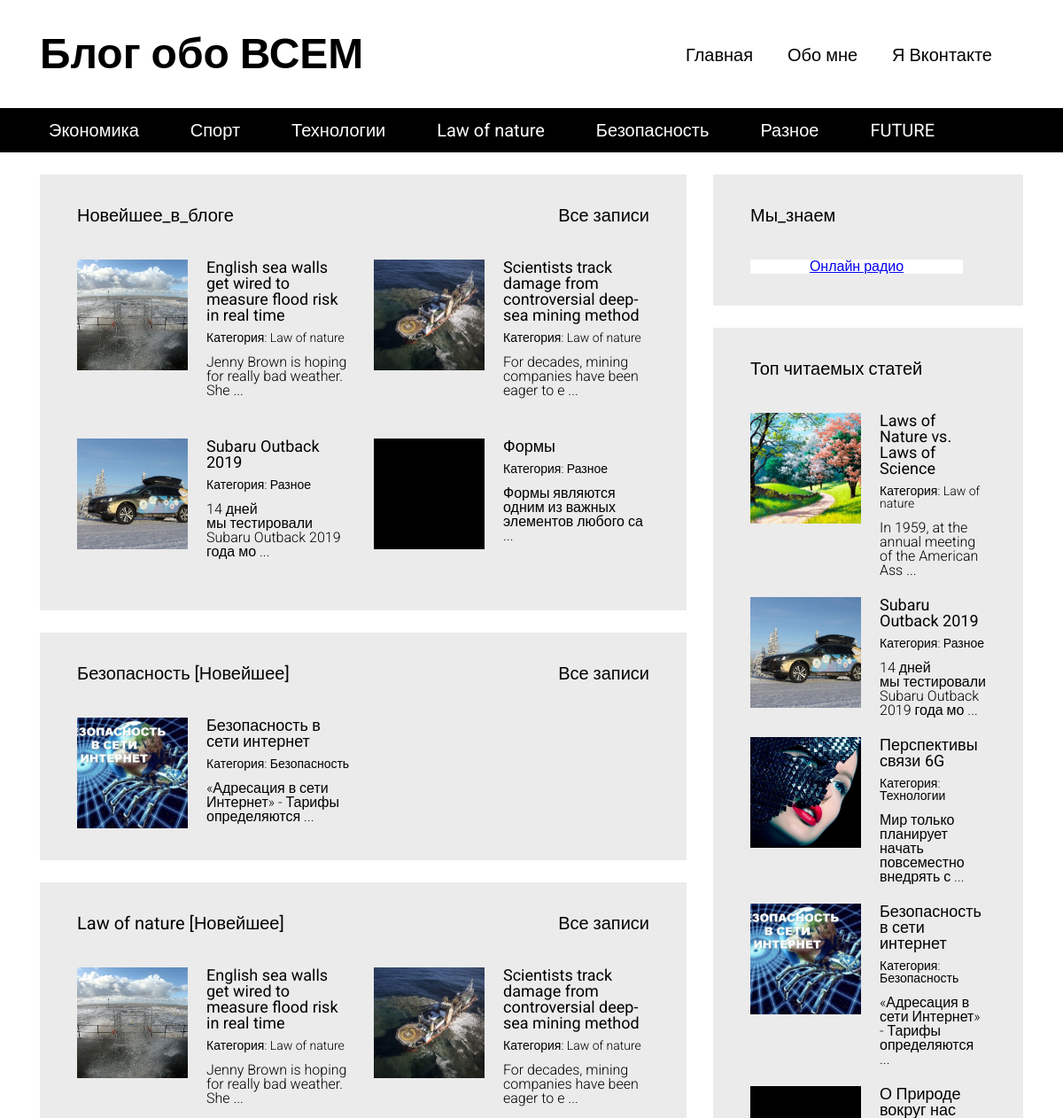
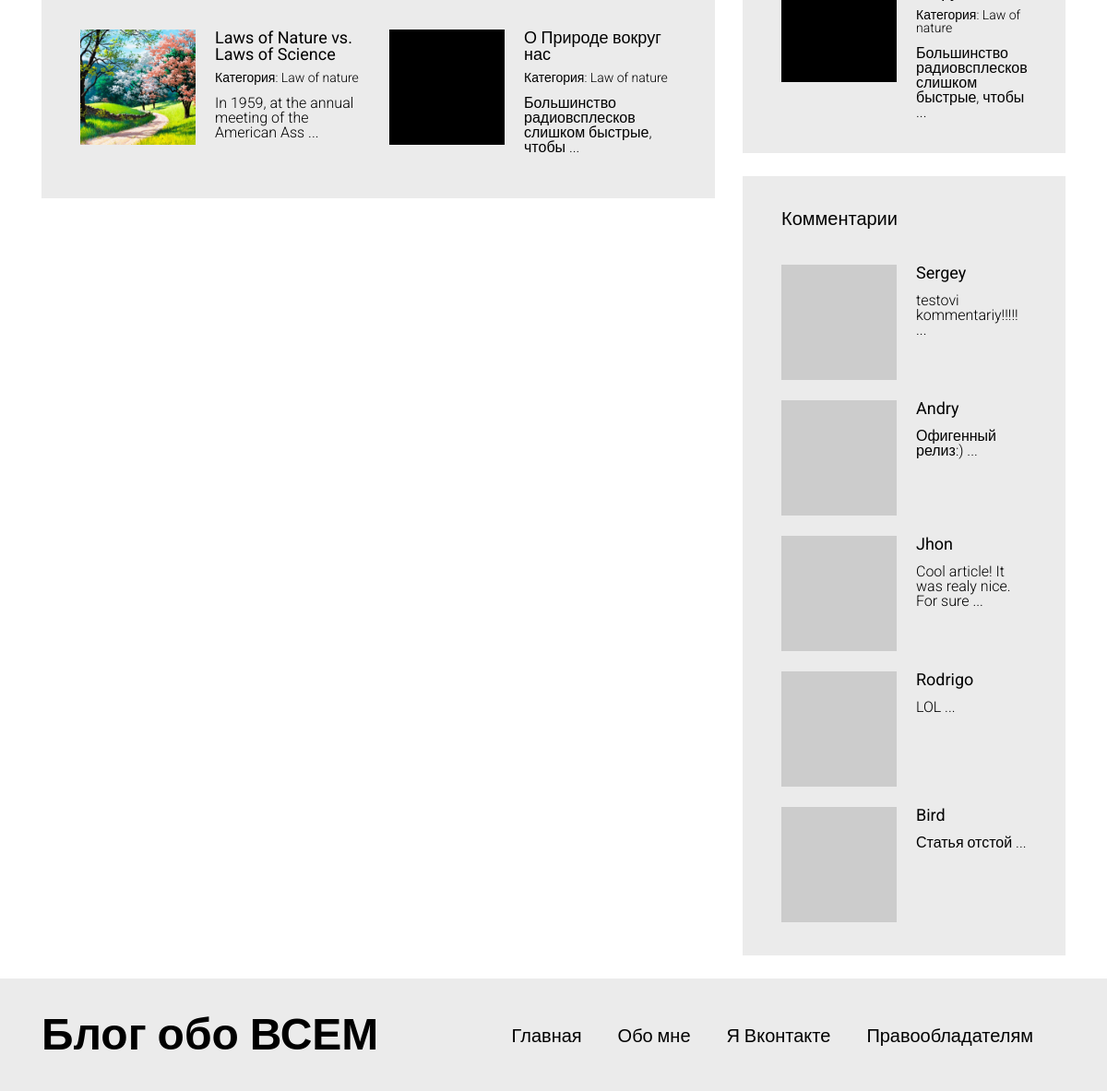
The page / on the database its author committed (2 pictures, top to bottom).
### tables this page shows
CREATE TABLE `articles_categories` (
  `id` int(11) NOT NULL,
  `title` varchar(100) NOT NULL
);

CREATE TABLE `articles` (
  `id` int(11) NOT NULL,
  `title` varchar(255) DEFAULT NULL,
  `image` varchar(40) NOT NULL,
  `text` text,
  `category_id` int(11) DEFAULT NULL,
  `pubdate` datetime NOT NULL DEFAULT CURRENT_TIMESTAMP,
  `views` int(11) NOT NULL DEFAULT '0'
);

CREATE TABLE `comments` (
  `id` int(11) NOT NULL,
  `author` varchar(100) NOT NULL,
  `nickname` varchar(100) NOT NULL,
  `email` varchar(255) NOT NULL,
  `text` text NOT NULL,
  `pubdate` datetime NOT NULL,
  `articles_id` int(11) NOT NULL
);

### includes/config.php (called while the page is built, shortened)
<?php
$config = array(
	'title' => 'Блог обо ВСЕМ',
	'vk_url' => 'http://vk.com',
	'db' => array(
		'server' => 'localhost',
		'username' => 'root',
		'password' => '',
		'name' => 'blog_db'
	)
);

### index.php (the view, shortened to what this page needs)
<?php
require "includes/config.php";
?>
<!DOCTYPE html>
<html lang="en">
<head>
  <link rel="stylesheet" type="text/css" href="/media/assets/bootstrap-grid-only/css/grid12.css">
  <link rel="stylesheet" type="text/css" href="/media/css/style.css">
</head>
<body>
  <div id="wrapper">
   <?php include "includes/header.php"; ?>
    <div id="content">
      <div class="container">
        <div class="row">
          <section class="content__left col-md-8">
            <div class="block">
              <a href="/articles.php">Все записи</a>
              <h3>Новейшее_в_блоге</h3>
              <div class="block__content">
                <div class="articles articles__horizontal">
                  <?php
                    $articles = mysqli_query($connection, "SELECT * FROM `articles` ORDER BY `id` DESC LIMIT 4" );
                     while ($art = mysqli_fetch_assoc($articles))
                     {
                      ?>
                      <article class="article">
                        <div class="article__image" style="background-image: url(/static/images/<?php echo $art['image']; ?>);"></div>
                        <div class="article__info">
                          <a href="/article.php?id=<?php echo $art['id']; ?> "><?php echo $art['title']; ?></a>
                              <?php
                                $art_cat = false;
                                foreach ($categories as $cat) {
                                  if ($cat['id'] == $art['category_id'])
                                  {
                                    $art_cat = $cat;
                                    break;
                                  }
                                }
                              ?>
                            <div class="article__info__meta">
                              <small>Категория: <a href="articles.php?category=<?php echo $art_cat['id']; ?>"><?php echo $art_cat['title']; ?></a></small>
                            </div>
                             <div class="article__info__preview"><?php echo mb_substr(strip_tags($art['text']), 0, 50, 'utf-8'). ' ...'; ?></div>
                        </div>
                  </article>
                      <?php
                    }
                  ?>
                </div>
              </div>
            </div>
            <div class="block">
              <a href="/articles.php?category=6">Все записи</a>
              <h3>Безопасность [Новейшее]</h3>
              <div class="block__content">
                <div class="articles articles__horizontal">
                   <?php
                    $articles = mysqli_query($connection, "SELECT * FROM `articles` WHERE `category_id` = 6 ORDER BY `id` DESC LIMIT 4" );
                     while ($art = mysqli_fetch_assoc($articles))
                     {
                      ?>
                      <article class="article">
                        <div class="article__image" style="background-image: url(/static/images/<?php echo $art['image']; ?>);"></div>
                        <div class="article__info">
                          <a href="/article.php?id=<?php echo $art['id']; ?> "><?php echo $art['title']; ?></a>
                              <?php
                                $art_cat = false;
                                foreach ($categories as $cat) {
                                  if ($cat['id'] == $art['category_id'])
                                  {
                                    $art_cat = $cat;
                                    break;
                                  }
                                }
                              ?>
                            <div class="article__info__meta">
                              <small>Категория: <a href="articles.php?category=<?php echo $art_cat['id']; ?>"><?php echo $art_cat['title']; ?></a></small>
                            </div>
                             <div class="article__info__preview"><?php echo mb_substr(strip_tags($art['text']), 0, 50, 'utf-8'). ' ...'; ?></div>
                        </div>
                  </article>
                      <?php
                    }
                  ?>
                </div>
              </div>
            </div>
            <div class="block">
              <a href="/articles.php?category=5">Все записи</a>
              <h3>Law of nature [Новейшее]</h3>
              <div class="block__content">
                <div class="articles articles__horizontal">
                   <?php
                    $articles = mysqli_query($connection, "SELECT * FROM `articles` WHERE `category_id` = 5 ORDER BY `id` DESC LIMIT 4" );
                     while ($art = mysqli_fetch_assoc($articles))
                     {
                      ?>
                      <article class="article">
                        <div class="article__image" style="background-image: url(/static/images/<?php echo $art['image']; ?>);"></div>
                        <div class="article__info">
                          <a href="/article.php?id=<?php echo $art['id']; ?> "><?php echo $art['title']; ?></a>
                              <?php
                                $art_cat = false;
                                foreach ($categories as $cat) {
                                  if ($cat['id'] == $art['category_id'])
                                  {
                                    $art_cat = $cat;
                                    break;
                                  }
                                }
                              ?>
                            <div class="article__info__meta">
                              <small>Категория: <a href="articles.php?category=<?php echo $art_cat['id']; ?>"><?php echo $art_cat['title']; ?></a></small>
                            </div>
                             <div class="article__info__preview"><?php echo mb_substr(strip_tags($art['text']), 0, 50, 'utf-8'). ' ...'; ?></div>
                        </div>
                  </article>
                      <?php
                    }
                  ?>
                </div>
              </div>
            </div>
          </section>
          <section class="content__right col-md-4">
            <?php include 'includes/sidebar.php'; ?>
          </section>
        </div>
      </div>
    </div>
    <?php include 'includes/footer.php'; ?>
  </div>
</body>
</html>

### includes/header.php
<header id="header">
  <div class="header__top">
    <div class="container">
      <div class="header__top__logo">
        <h1><?php echo $config['title']; ?></h1>
      </div>
      <nav class="header__top__menu">
        <ul>
          <li><a href="/">Главная</a></li>
          <li><a href="/pages/about_me.php">Обо мне</a></li>
          <li><a href=" <?php echo $config['vk_url']; ?> " target="_blank">Я Вконтакте</a></li>
        </ul>
      </nav>
    </div>
  </div>
<?php
$categories_q = mysqli_query($connection, "SELECT * FROM `articles_categories`" );
$categories = array();
?>
<div class="header__bottom">
  <div class="container">
    <nav>
      <ul>
        <?php
          while ($cat = mysqli_fetch_assoc($categories_q))
          { ?>
           <li><a href="/articles.php?category=<?php echo $cat['id']; ?>"> <?php echo $cat['title']; ?> </a></li>
           <?php
            $categories[] = $cat;
          }
        ?>
      </ul>
    </nav>
  </div>
</div>
</header>

### includes/sidebar.php (shortened to what this page needs)
  <div class="block">
    <h3>Мы_знаем</h3>
    <div class="block__content">
    <div id="RO" style="text-align:center;width:240px;background:#fff;"><a href="http://fmradio-online.ru/" id="aRO">Онлайн радио</a></div>
    </div>
  </div>
<div class="block">
    <h3>Топ читаемых статей</h3>
    <div class="block__content">
      <div class="articles articles__vertical">
            <?php
               $articles = mysqli_query($connection, "SELECT * FROM `articles` ORDER BY `views` DESC LIMIT 5" );
                  while ($art = mysqli_fetch_assoc($articles))
                   {
                     ?>
                <article class="article">
                  <div class="article__image" style="background-image: url(/static/images/<?php echo $art['image']; ?>);">
                  </div>
                  <div class="article__info">
                    <a href="/article.php?id=<?php echo $art['id']; ?> "><?php echo $art['title']; ?></a>
                    <?php
                      $art_cat = false;
                      foreach ($categories as $cat) {
                        if ($cat['id'] == $art['category_id'])
                        {
                          $art_cat = $cat;
                          break;
                        }
                      }
                    ?>
                    <div class="article__info__meta">
                      <small>Категория: <a href="articles.php?category=<?php echo $art_cat['id']; ?>"><?php echo $art_cat['title']; ?></a></small>
                    </div>
                    <div class="article__info__preview"><?php echo mb_substr(strip_tags($art['text']), 0, 50, 'utf-8'). ' ...'; ?>
                    </div>
                  </div>
                </article>
            <?php
          }
        ?>
      </div>
    </div>
  </div>
  <div class="block">
    <h3>Комментарии</h3>
    <div class="block__content">
      <div class="articles articles__vertical">
            <?php
               $comments = mysqli_query($connection, "SELECT * FROM `comments` ORDER BY `id` DESC LIMIT 5" );
                  while ($comment = mysqli_fetch_assoc($comments))
                   {
                     ?>
                <article class="article">
                  <div class="article__image" style="background-image: url(https://www.gravatar.com/avatar/<?php md5($comment['email']); ?>?s=125);">
                  </div>
                  <div class="article__info">
                    <a href="/article.php?id=<?php echo $comment['articles_id']; ?> "><?php echo $comment['author']; ?></a>
                    <div class="article__info__preview"><?php echo mb_substr(strip_tags($comment['text']), 0, 50, 'utf-8'). ' ...'; ?>
                    </div>
                  </div>
                </article>
            <?php
          }
        ?>
      </div>
    </div>
 </div>

### media/css/style.css (style rules this page uses)
html, body, div, span, applet, object, iframe, h1, h2, h3, h4, h5, h6, p, blockquote, pre, a, abbr, acronym, address, big, cite, code, del, dfn, em, img, ins, kbd, q, s, samp, small, strike, strong, sub, sup, tt, var, b, u, i, center, dl, dt, dd, ol, ul, li, fieldset, form, label, legend, table, caption, tbody, tfoot, thead, tr, th, td, article, aside, canvas, details, embed, figure, figcaption, footer, header, hgroup, menu, nav, output, ruby, section, summary, time, mark, audio, video { margin: 0; padding: 0; border: 0; font-size: 100%; font: inherit; vertical-align: baseline; }
article, aside, details, figcaption, figure, footer, header, hgroup, menu, nav, section { display: block; }
body { line-height: 1; }
ol, ul { list-style: none; }
h1 { font-size: 48px; font-weight: bold; }
h3 { font-size: 20px; font-weight: bold; }
body { font-family: 'Roboto', sans-serif; }
#header { margin-bottom: 25px; }
#header .header__top { padding: 37px 0; }
#header .header__top .header__top__logo { float: left; }
#header .header__top .header__top__menu { padding-top: 15px; text-align: right; }
#header .header__top .header__top__menu ul > li { display: inline-block; margin-right: 35px; }
#header .header__top .header__top__menu ul > li > a { font-size: 20px; text-decoration: none; color: black; }
#header .header__bottom { height: 50px; background-color: black; line-height: 50px; }
#header .header__bottom nav ul > li { display: inline-block; margin-right: 34px; }
#header .header__bottom nav ul > li > a { color: white; font-size: 20px; text-decoration: none; padding: 3px 10px; }
.block { background-color: #ebebeb; padding: 36px 42px; margin-bottom: 25px; }
.block > h3 { font-weight: normal; }
.block > a { float: right; font-size: 20px; color: black; text-decoration: none; font-weight: 300; }
.block .block__content { padding-top: 40px; }
.articles.articles__horizontal { font-size: 0; margin: -12px; }
.articles.articles__horizontal .article { margin-bottom: 22px; display: inline-block; vertical-align: top; width: 50%; font-size: 16px; padding: 12px; }
.articles.articles__vertical .article { margin-bottom: 22px; }
.articles .article:last-child { margin-bottom: 0; }
.articles .article:after { visibility: hidden; display: block; font-size: 0; content: " "; clear: both; height: 0; }
.articles .article .article__image { width: 125px; height: 125px; overflow: hidden; background-color: black; float: left; background-repeat: no-repeat; background-size: cover; background-position: center center; }
.articles .article .article__info { margin-left: 125px; padding-left: 21px; }
.articles .article .article__info > a { color: black; font-size: 18px; font-weight: normal; text-decoration: none; }
.articles .article .article__info > .article__info__meta { font-size: 14px; font-weight: 300; margin-top: 9px; margin-bottom: 13px; }
.articles .article .article__info > .article__info__meta a { color: black; text-decoration: none; }
.articles .article .article__info > .article__info__preview { font-size: 16px; font-weight: 300; }

### rows shown on the page
articles_categories: title "Экономика"
articles_categories: title "Спорт"
articles_categories: title "Технологии"
articles_categories: title "Law of nature"
articles_categories: title "Безопасность"
articles_categories: title "Разное"
articles_categories: title "FUTURE"
articles: image (picture), title "English sea walls get wired to measure flood risk in real time", text "Jenny Brown is hoping for really bad weather. She"
articles: image (picture), title "Scientists track damage from controversial deep-sea mining method", text "For decades, mining companies have been eager to e"
articles: image (picture), title "Subaru Outback 2019", text "14 дней мы тестировали Subaru Outback 2019 года мо"
articles: title "Формы", text "Формы являются одним из важных элементов любого са"
articles: image (picture), title "Безопасность в сети интернет", text "«Адресация в сети Интернет» - Тарифы определяются"
articles: image (picture), title "Laws of Nature vs. Laws of Science", text "In 1959, at the annual meeting of the American Ass"
articles: title "О Природе вокруг нас", text "Большинство радиовсплесков слишком быстрые, чтобы"
articles: image (picture), title "Перспективы связи 6G", text "Мир только планирует начать повсеместно внедрять с"
comments: author "Sergey", text "testovi kommentariy!!!!!"
comments: author "Andry", text "Офигенный релиз:)"
comments: author "Jhon", text "Cool article! It was realy nice. For sure"
comments: author "Rodrigo", text "LOL"
comments: author "Bird", text "Статья отстой"

### other values the page prints
$config['title'] "Блог обо ВСЕМ"
